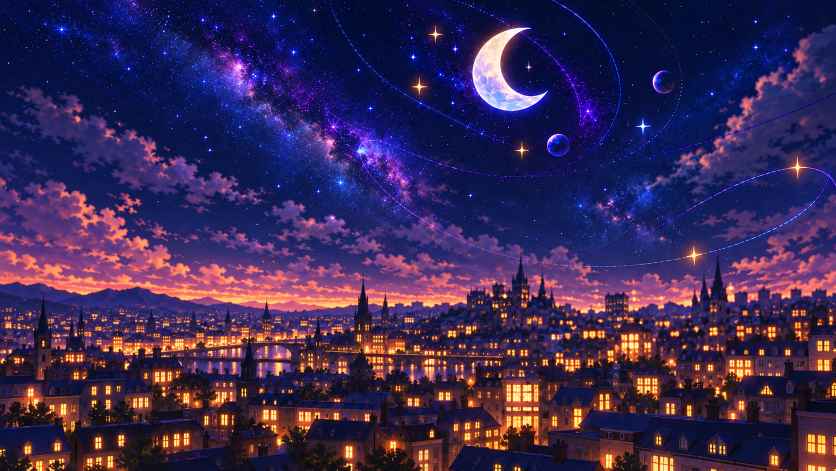
#> input picture assets/hero-source/layers/dark-sky.png, 1672 x 941 px (shown at 1/2 size); its folder holds 4 pictures in this run
$ python make_hero_assets.py
#> lines starting #> are read from the running program, lines starting #| are printed output that depends on the picture
"""Encode aligned image planes and their neutral composite for the hero.

Run: python tools/make_hero_assets.py (requires Pillow).
The browser translates complete planes; no depth map or pixel displacement.
"""

from pathlib import Path

from PIL import Image

ROOT = Path(__file__).resolve().parent.parent
OUT = ROOT / "assets"


def main() -> None:
    OUT.mkdir(parents=True, exist_ok=True)
    layers_out = OUT / "hero-layers"
    layers_out.mkdir(exist_ok=True)
    scenes = {}
    for theme, stem in (("dark", "hero"), ("light", "hero-light")):
        scene = Image.new("RGBA", (1672, 941))
#> scene: PIL image 1672x941 RGBA; every value is 0
        for part in ("sky", "room", "subject", "plants"):
            path = OUT / "hero-source" / "layers" / f"{theme}-{part}.png"
            layer = Image.open(path)
#> layer is the input picture: PIL image 1672x941 RGB; mean R, G, B 59.5, 41.3, 85
            # Image generation may return a canvas one pixel narrower; preserve
            # registration by padding the far edge, never stretching the artwork.
            if layer.size == (1671, 941):
                layer = layer.crop((0, 0, 1672, 941))
            if layer.size != scene.size:
                raise ValueError(f"{path}: expected full aligned canvas {scene.size}, got {layer.size}")
            if part != "sky" and (layer.mode != "RGBA" or layer.getchannel("A").getextrema()[0] != 0
                                  or layer.getchannel("A").getextrema()[1] < 128):
                raise ValueError(f"{path}: a real transparent cutout is required")
            scene = Image.alpha_composite(scene, layer.convert("RGBA"))
            layer.save(layers_out / f"{theme}-{part}.webp", "WEBP", quality=86, method=6)
            layer.resize((960, 540), Image.LANCZOS).save(
                layers_out / f"{theme}-{part}-960.webp", "WEBP", quality=82, method=6)
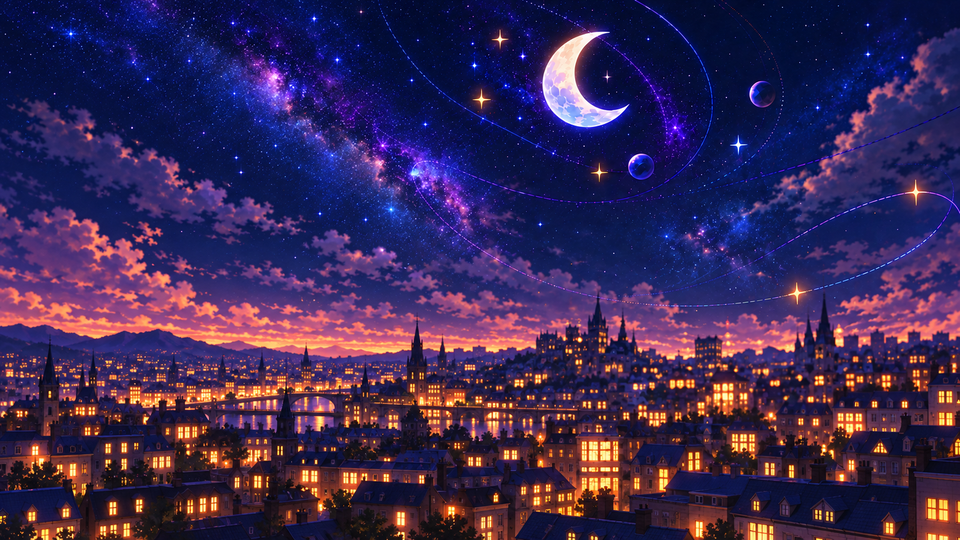
#> saved as dark-sky-960.webp: PIL image 960x540 RGB; mean R, G, B 59.5, 41.3, 85
        art = scene.convert("RGB")
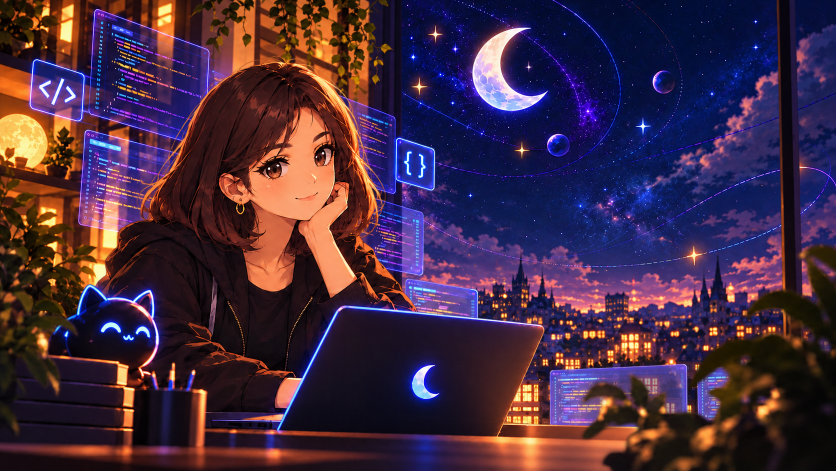
#> art: PIL image 1672x941 RGB (shown at 1/2 size); mean R, G, B 68.8, 43.7, 66
        scenes[theme] = art
        w, h = art.size
#> w = 1672; h = 941
#> (the run stopped early here; a loop or call above may not have finished)
